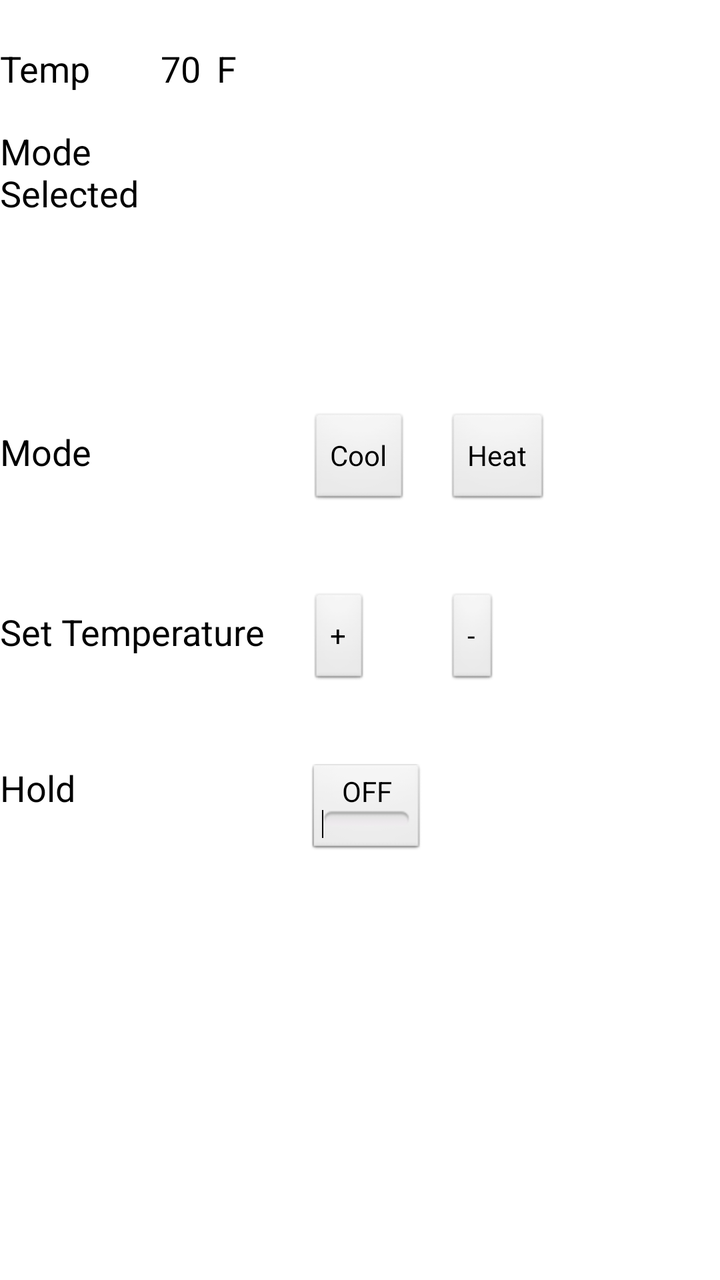
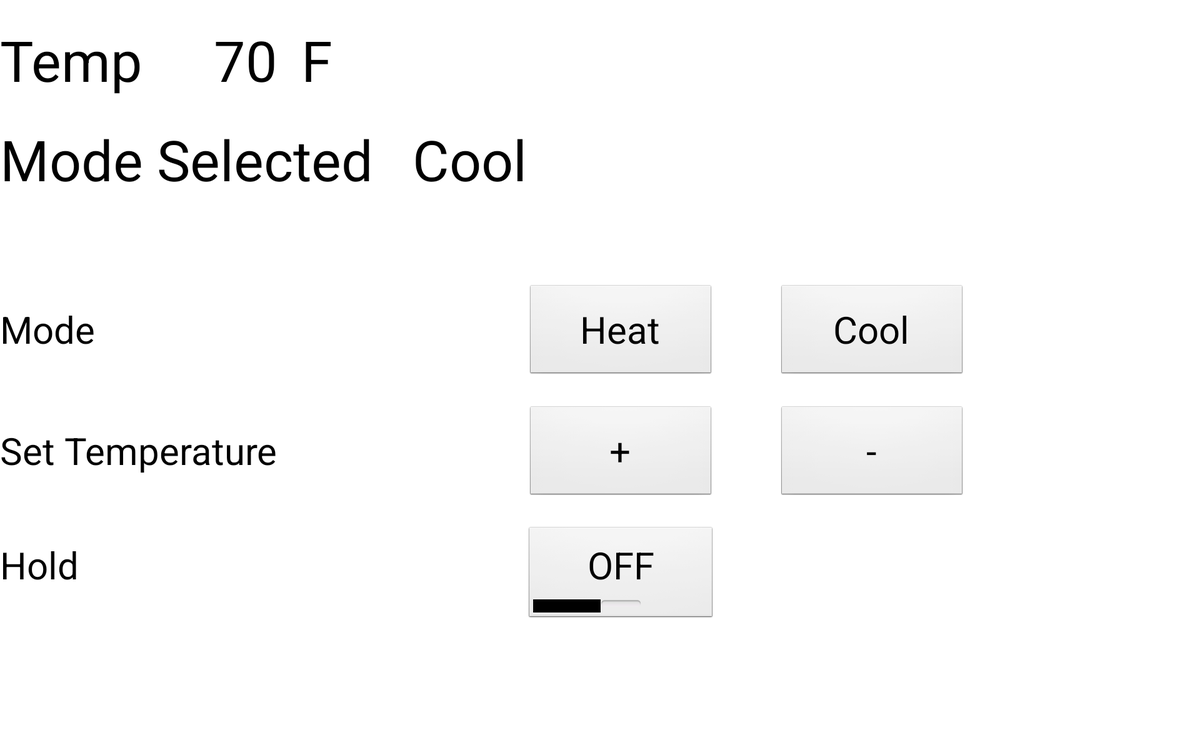

The same Android screen from two of the app's own layout files: first res/layout/ as a phone draws it, then the repository's variant for another configuration, drawn on a device whose configuration selects that folder. Both files follow.
<!-- AndroidManifest.xml: application theme AppTheme -->
<!-- res/layout/climate_control.xml -->
<?xml version="1.0" encoding="utf-8"?>
<RelativeLayout xmlns:android="http://schemas.android.com/apk/res/android"
    android:layout_width="match_parent"
    android:layout_height="match_parent" >

    <Button
        android:id="@+id/button2"
        android:layout_width="wrap_content"
        android:layout_height="wrap_content"
        android:layout_alignBaseline="@+id/button1"
        android:layout_alignBottom="@+id/button1"
        android:layout_marginLeft="18dp"
        android:layout_toRightOf="@+id/button1"
        android:text="Heat" />

    <ToggleButton
        android:id="@+id/toggleButton1"
        android:layout_width="wrap_content"
        android:layout_height="wrap_content"
        android:layout_alignLeft="@+id/button3"
        android:layout_below="@+id/button3"
        android:layout_marginTop="38dp"
        android:text="ToggleButton" />

    <TextView
        android:id="@+id/textView1"
        android:layout_width="wrap_content"
        android:layout_height="wrap_content"
        android:layout_alignBaseline="@+id/button1"
        android:layout_alignBottom="@+id/button1"
        android:layout_alignParentLeft="true"
        android:text="Mode"
        android:textAppearance="?android:attr/textAppearanceMedium" />

    <TextView
        android:id="@+id/textView2"
        android:layout_width="wrap_content"
        android:layout_height="wrap_content"
        android:layout_alignBaseline="@+id/button3"
        android:layout_alignBottom="@+id/button3"
        android:layout_alignParentLeft="true"
        android:text="Set Temperature"
        android:textAppearance="?android:attr/textAppearanceMedium" />

    <TextView
        android:id="@+id/textView3"
        android:layout_width="wrap_content"
        android:layout_height="wrap_content"
        android:layout_alignBaseline="@+id/toggleButton1"
        android:layout_alignBottom="@+id/toggleButton1"
        android:layout_alignParentLeft="true"
        android:text="Hold"
        android:textAppearance="?android:attr/textAppearanceMedium" />

    <Button
        android:id="@+id/button1"
        android:layout_width="wrap_content"
        android:layout_height="wrap_content"
        android:layout_above="@+id/button3"
        android:layout_marginBottom="42dp"
        android:layout_marginLeft="22dp"
        android:layout_toRightOf="@+id/textView2"
        android:text="Cool" />

    <Button
        android:id="@+id/button3"
        android:layout_width="wrap_content"
        android:layout_height="wrap_content"
        android:layout_alignLeft="@+id/button1"
        android:layout_centerVertical="true"
        android:text="+" />

    <Button
        android:id="@+id/button4"
        android:layout_width="wrap_content"
        android:layout_height="wrap_content"
        android:layout_above="@+id/toggleButton1"
        android:layout_alignLeft="@+id/button2"
        android:text="-" />

    <TextView
        android:id="@+id/textView4"
        android:layout_width="wrap_content"
        android:layout_height="wrap_content"
        android:layout_alignParentLeft="true"
        android:layout_alignParentTop="true"
        android:layout_marginTop="22dp"
        android:text="Temp"
        android:textAppearance="?android:attr/textAppearanceMedium" />

    <TextView
        android:id="@+id/textView5"
        android:layout_width="wrap_content"
        android:layout_height="wrap_content"
        android:layout_alignBaseline="@+id/textView4"
        android:layout_alignBottom="@+id/textView4"
        android:layout_alignRight="@+id/textView2"
        android:layout_marginRight="32dp"
        android:text="70"
        android:textAppearance="?android:attr/textAppearanceMedium" />

    <TextView
        android:id="@+id/textView6"
        android:layout_width="wrap_content"
        android:layout_height="wrap_content"
        android:layout_alignBaseline="@+id/textView5"
        android:layout_alignBottom="@+id/textView5"
        android:layout_alignRight="@+id/textView2"
        android:layout_marginRight="14dp"
        android:text="F"
        android:textAppearance="?android:attr/textAppearanceMedium" />

    <TextView
        android:id="@+id/textView7"
        android:layout_width="wrap_content"
        android:layout_height="wrap_content"
        android:layout_below="@+id/textView4"
        android:layout_marginTop="17dp"
        android:layout_toLeftOf="@+id/textView6"
        android:text="Mode Selected"
        android:textAppearance="?android:attr/textAppearanceMedium" />

    <TextView
        android:id="@+id/textView8"
        android:layout_width="wrap_content"
        android:layout_height="wrap_content"
        android:layout_alignBaseline="@+id/textView7"
        android:layout_alignBottom="@+id/textView7"
        android:layout_alignLeft="@+id/textView5"
        android:text=""
        android:textAppearance="?android:attr/textAppearanceMedium" />

</RelativeLayout>
<!-- resources referenced by this layout -->
<resources>
  <!-- from res/values-v14/ -->
  <style name="AppTheme" parent="AppBaseTheme">
          
      </style>
  <!-- from res/values-v14/ -->
  <style name="AppBaseTheme" parent="android:Theme.Light">
          
      </style>
</resources>
<!-- res/layout-xlarge-land/climate_control.xml (the repository's variant of the layout above) -->
<!-- drawn on a large tablet held sideways -->
<?xml version="1.0" encoding="utf-8"?>
<RelativeLayout xmlns:android="http://schemas.android.com/apk/res/android"
    android:layout_width="match_parent"
    android:layout_height="match_parent" >

    <TextView
        android:id="@+id/textView1"
        android:layout_width="wrap_content"
        android:layout_height="wrap_content"
        android:layout_alignBaseline="@+id/button1"
        android:layout_alignBottom="@+id/button1"
        android:layout_alignParentLeft="true"
        android:text="Mode"
        android:textAppearance="?android:attr/textAppearanceLarge"
        android:textSize="@dimen/t" />

    <TextView
        android:id="@+id/textView3"
        android:layout_width="wrap_content"
        android:layout_height="wrap_content"
        android:layout_alignBaseline="@+id/toggleButton1"
        android:layout_alignBottom="@+id/toggleButton1"
        android:layout_alignParentLeft="true"
        android:text="Hold"
        android:textAppearance="?android:attr/textAppearanceMedium"
        android:textSize="@dimen/t" />

    <TextView
        android:id="@+id/textView4"
        android:layout_width="wrap_content"
        android:layout_height="wrap_content"
        android:layout_alignParentLeft="true"
        android:layout_alignParentTop="true"
        android:layout_marginTop="23dp"
        android:text="Temp"
        android:textAppearance="?android:attr/textAppearanceMedium"
        android:textSize="@dimen/o" />

    <TextView
        android:id="@+id/textView6"
        android:layout_width="wrap_content"
        android:layout_height="wrap_content"
        android:layout_alignBaseline="@+id/textView5"
        android:layout_alignBottom="@+id/textView5"
        android:layout_marginLeft="25dp"
        android:layout_toRightOf="@+id/textView5"
        android:text="F"
        android:textAppearance="?android:attr/textAppearanceMedium"
        android:textSize="@dimen/o" />

    <TextView
        android:id="@+id/textView7"
        android:layout_width="wrap_content"
        android:layout_height="wrap_content"
        android:layout_alignParentLeft="true"
        android:layout_below="@+id/textView4"
        android:layout_marginTop="25dp"
        android:text="Mode Selected"
        android:textAppearance="?android:attr/textAppearanceMedium"
        android:textSize="@dimen/o" />

    <TextView
        android:id="@+id/textView8"
        android:layout_width="wrap_content"
        android:layout_height="wrap_content"
        android:layout_alignBaseline="@+id/textView7"
        android:layout_alignBottom="@+id/textView7"
        android:layout_marginLeft="42dp"
        android:layout_toRightOf="@+id/textView7"
        android:text="Cool"
        android:textAppearance="?android:attr/textAppearanceMedium"
        android:textSize="@dimen/o" />

    <TextView
        android:id="@+id/textView2"
        android:layout_width="wrap_content"
        android:layout_height="wrap_content"
        android:layout_alignBaseline="@+id/button3"
        android:layout_alignBottom="@+id/button3"
        android:layout_alignParentLeft="true"
        android:text="Set Temperature"
        android:textAppearance="?android:attr/textAppearanceLarge"
        android:textSize="@dimen/t" />

    <Button
        android:id="@+id/button2"
        android:layout_width="wrap_content"
        android:layout_height="wrap_content"
        android:layout_below="@+id/textView8"
        android:layout_marginTop="93dp"
        android:layout_toRightOf="@+id/textView8"
        android:minHeight="@dimen/m"
        android:minWidth="@dimen/h"
        android:text="Heat"
        android:textSize="@dimen/t" />

    <Button
        android:id="@+id/button3"
        android:layout_width="wrap_content"
        android:layout_height="wrap_content"
        android:layout_below="@+id/button2"
        android:layout_marginTop="29dp"
        android:layout_toRightOf="@+id/textView8"
        android:minHeight="@dimen/m"
        android:minWidth="@dimen/h"
        android:text="+"
        android:textSize="@dimen/t" />

    <Button
        android:id="@+id/button1"
        android:layout_width="wrap_content"
        android:layout_height="wrap_content"
        android:layout_alignBaseline="@+id/button2"
        android:layout_alignBottom="@+id/button2"
        android:layout_alignLeft="@+id/button4"
        android:minHeight="@dimen/m"
        android:minWidth="@dimen/h"
        android:text="Cool"
        android:textSize="@dimen/t" />

    <Button
        android:id="@+id/button4"
        android:layout_width="wrap_content"
        android:layout_height="wrap_content"
        android:layout_alignBaseline="@+id/button3"
        android:layout_alignBottom="@+id/button3"
        android:layout_marginLeft="68dp"
        android:layout_toRightOf="@+id/button3"
        android:minHeight="@dimen/m"
        android:minWidth="@dimen/h"
        android:text="-"
        android:textSize="@dimen/t" />

    <ToggleButton
        android:id="@+id/toggleButton1"
        android:layout_width="wrap_content"
        android:layout_height="wrap_content"
        android:layout_below="@+id/button3"
        android:layout_marginTop="29dp"
        android:layout_toLeftOf="@+id/button4"
        android:minHeight="@dimen/m"
        android:minWidth="@dimen/h"
        android:text="ToggleButton"
        android:textSize="@dimen/t" />

    <TextView
        android:id="@+id/textView5"
        android:layout_width="wrap_content"
        android:layout_height="wrap_content"
        android:layout_above="@+id/textView7"
        android:layout_alignRight="@+id/textView2"
        android:text="70"
        android:textAppearance="?android:attr/textAppearanceMedium"
        android:textSize="@dimen/o" />

</RelativeLayout>
<!-- resources referenced by the variant -->
<!-- as a large tablet held sideways resolves them -->
<resources>
  <dimen name="h">200dp</dimen>
  <dimen name="m">100dp</dimen>
  <dimen name="o">60dp</dimen>
  <dimen name="t">40dp</dimen>
  <!-- from res/values-v14/ -->
  <style name="AppTheme" parent="AppBaseTheme">
          
      </style>
  <!-- from res/values-v14/ -->
  <style name="AppBaseTheme" parent="android:Theme.Light">
          
      </style>
</resources>
